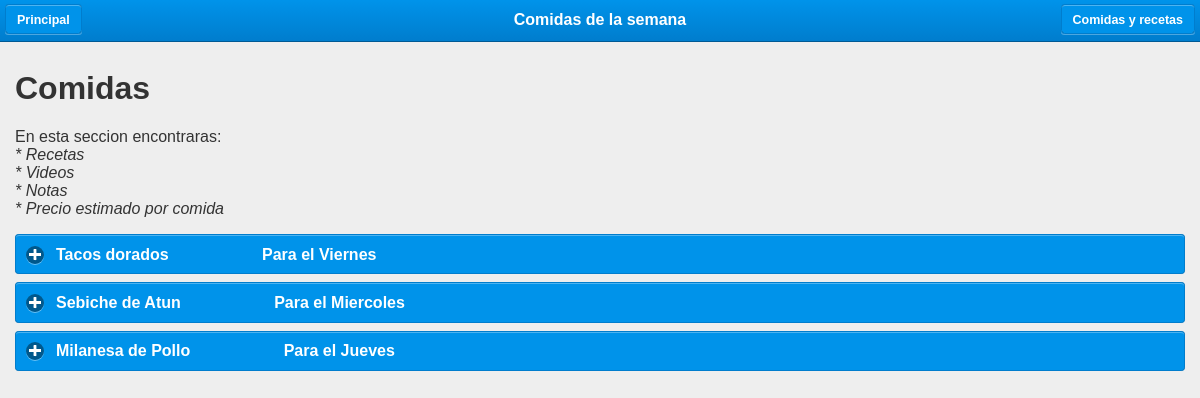
The page /CatComidas.php on the database as committed earlier.
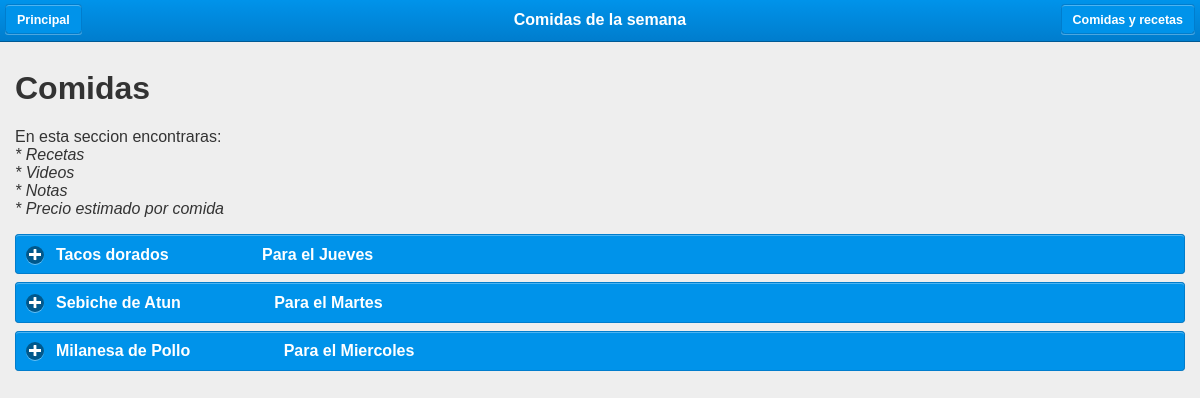
The same page on the database as committed later.
### tables this page shows
CREATE TABLE `historico` (
  `id` int(11) NOT NULL AUTO_INCREMENT,
  `fecha_preparacion` date NOT NULL DEFAULT '0000-00-00',
  `fecha_repeticion` date DEFAULT NULL,
  `id_comida` int(10) DEFAULT NULL,
  PRIMARY KEY (`id`)
);

CREATE TABLE `comida` (
  `id` int(11) NOT NULL AUTO_INCREMENT,
  `nombre` varchar(100) DEFAULT NULL,
  PRIMARY KEY (`id`)
);

### CatComidas.php (the view, shortened to what this page needs)
<!DOCTYPE html>
<html>
<head>
  <link rel="stylesheet" href="jquery.mobile-1.3.1.css" />
</head>
<body>
<div data-role="page">
  <div data-role="header" data-position="fixed">
    <a href="index.php" data-transition="flip" >Principal</a>
    <a href="addcomida.php" data-transition="pop" >Comidas y recetas</a>
    <h1>Comidas de la semana</h1>
  </div>
    <div class="ui-body">
      <h1>Comidas</h1>
      <p>En esta seccion encontraras:
        <br><em>* Recetas</em>
        <br><em>* Videos</em>
        <br><em>* Notas</em>
        <br><em>* Precio estimado por comida</em>
        <?php $sqlcomida= "select * from comida c,historico h
where h.id_comida=c.id
order by c.nombre DESC";
        $ConsCom=mysql_query($sqlcomida);
        while ($filecom=mysql_fetch_object($ConsCom)) {
          ?>
            <div data-role="collapsible" data-collapsed="true" data-theme="a">
        <h3><?php echo $filecom->nombre; ?>&nbsp;&nbsp;&nbsp;&nbsp;&nbsp;&nbsp;&nbsp;&nbsp;&nbsp;&nbsp;&nbsp;&nbsp;&nbsp;&nbsp;
        &nbsp;&nbsp;&nbsp;&nbsp;&nbsp; <?php
         $fechaD= $filecom->fecha_preparacion;
         $fechats = strtotime($fechaD);
switch (date('w', $fechats)){
    case 2: echo "Para el Martes"; break;
    case 3: echo "Para el Miercoles"; break;
    case 4: echo "Para el Jueves"; break;
    case 5: echo "Para el Viernes"; break;
}
         ?></h3>
         <b>Ingredientes</b><br><br>
        <?php  $sqlIngre="SELECT * FROM ingredientes i WHERE i.id_comida= ".$filecom->id_comida;
        $consIng=mysql_query($sqlIngre);
        while ($fileIng=mysql_fetch_object($consIng))
        {
          echo utf8_encode($fileIng->nombre." <b>$".$fileIng->precio."</b> <br>");
        }
         ?>
         </div>
        <?php
        }
         ?>
    </div>
</div>
</body>
</html>

Rows that differ between the two databases and show on the page:
changed historico "Tacos dorados": fecha_preparacion "Para el Viernes" → "Para el Jueves"
changed historico "Sebiche de Atun": fecha_preparacion "Para el Miercoles" → "Para el Martes"
changed historico "Milanesa de Pollo": fecha_preparacion "Para el Jueves" → "Para el Miercoles"
